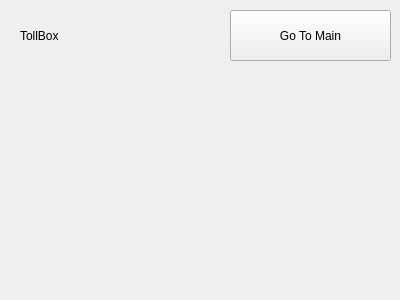
<?xml version="1.0" encoding="UTF-8"?>
<ui version="4.0">
 <class>Form</class>
 <widget class="QWidget" name="Form">
  <property name="geometry">
   <rect>
    <x>0</x>
    <y>0</y>
    <width>400</width>
    <height>300</height>
   </rect>
  </property>
  <property name="windowTitle">
   <string>Form</string>
  </property>
  <widget class="QLabel" name="label">
   <property name="geometry">
    <rect>
     <x>20</x>
     <y>20</y>
     <width>101</width>
     <height>31</height>
    </rect>
   </property>
   <property name="text">
    <string>TollBox</string>
   </property>
  </widget>
  <widget class="QPushButton" name="btnWin">
   <property name="geometry">
    <rect>
     <x>230</x>
     <y>10</y>
     <width>161</width>
     <height>51</height>
    </rect>
   </property>
   <property name="text">
    <string>Go To Main</string>
   </property>
  </widget>
 </widget>
 <resources/>
 <connections/>
</ui>
